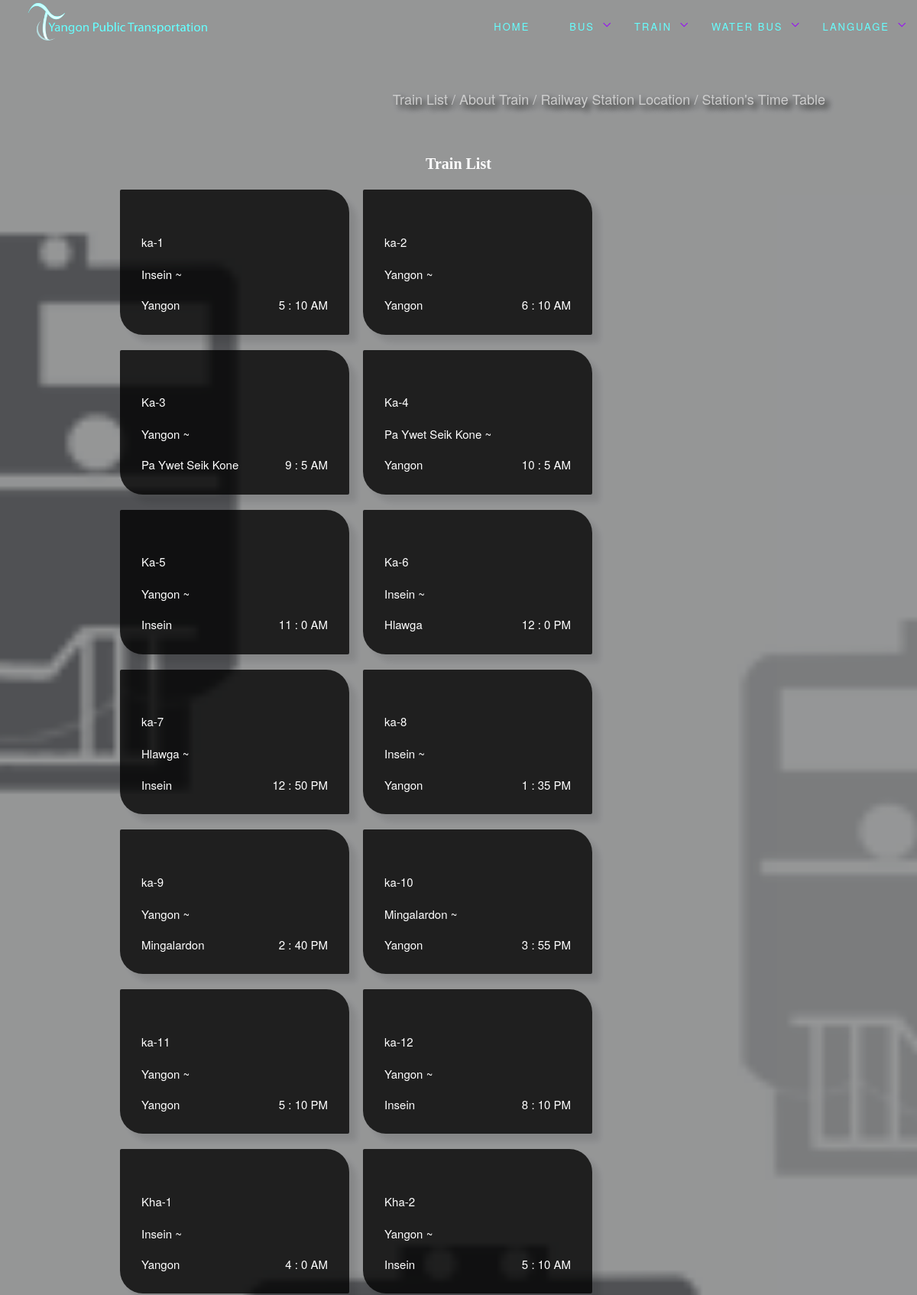
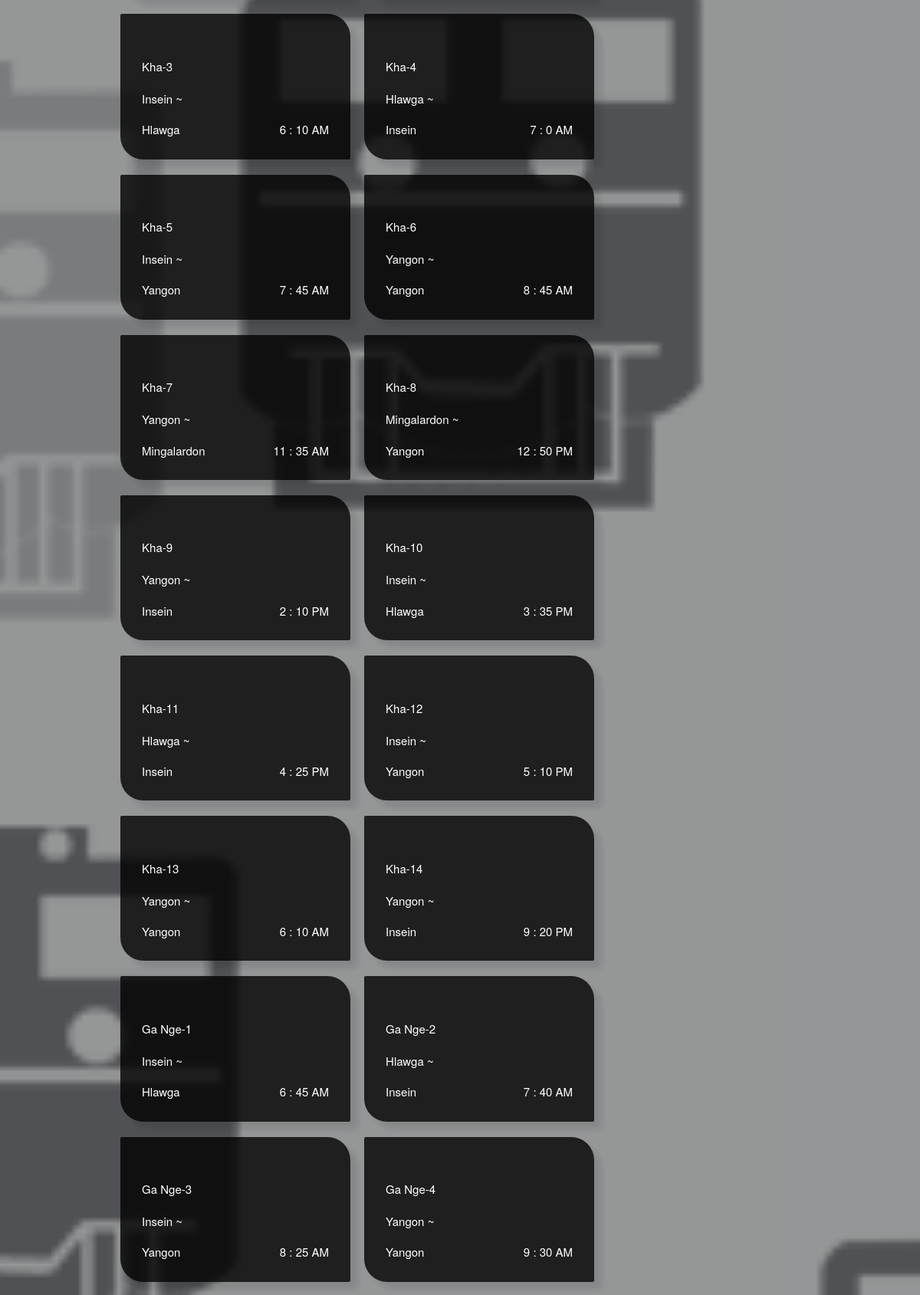
The app's page /pages/train.php (upper part) with its own data (2 pictures, top to bottom).
### tables this page shows
CREATE TABLE `train` (
  `trainid` int(50) NOT NULL,
  `trainno` varchar(50) DEFAULT NULL,
  `trainno_myanmar` varchar(50) NOT NULL,
  `trainroute` varchar(1000) NOT NULL,
  `trainroute_myanmar` varchar(1000) NOT NULL,
  `traintime_hour` int(50) NOT NULL,
  `traintime_minute` int(50) NOT NULL,
  `traintime` enum('AM','PM') NOT NULL
);

### pages/getquerytrain.php (called while the page is built, shortened)
<?php
require_once "DataObject.class.php";
class Train extends DataObject {
  public static function getTrainNo() {
    $conn = parent::connect();
    $sql = "SELECT SQL_CALC_FOUND_ROWS * FROM " . TBL_train ;
    try {
      $conn->query("set character_set_results='utf8'");
      $st = $conn->prepare( $sql );      $st->execute();
      $trainno = array();
      foreach ( $st->fetchAll() as $row ) {
        $trainno[] = new Train( $row );
      }
      return array( $trainno);
    } catch ( PDOException $e ) {
      parent::disconnect( $conn );
      die( "Query failed: " . $e->getMessage() );
    }
  }
  }
  ?>

### pages/train.php (the view, shortened to what this page needs)
<?php
require_once('menu.php');
require_once ("DataObject.class.php");
require_once( "getquerytrain.php" );
list($trainno) = Train::getTrainNo();
?>
<section class="trainListBG">
<div class="mainfirst6">
 <a href="train.php" class="smallcategorylink"><h4 class="smallcategory"  style="margin-top: 10%;">Train List / </a><a href="abouttrain.php" class="smallcategorylink">About Train / </a><a href="railwaystationlocation.php" class="smallcategorylink">Railway Station Location / </a><a href="station_time_table.php" class="smallcategorylink">Station's Time Table </a></h4>
<div class="main-box" style="margin-top: 3%">
       <p class="aboutHeader text-center">Train List</p>
<?php
foreach ( $trainno as $trainno ) {
?>
<a href="traindetail.php?trainid=<?php echo $trainno->getValueEncoded( "trainid" ) ?>">
          <div class="box-style imagebox">
            <div class="textbox">
            <h2></h2>
              <p>Train Number</p><h2><?php echo $trainno->getValueEncoded( "trainno" ) ?><br></h2>
               <?php
      $length= $trainno->getValueEncoded( "trainroute" ) ;
      $array=explode(",", $length);
      $len=count($array);
      echo "<p>From</p>  <span class='span-fontsize'>".$array[0]." ~ <p>to</p> <span class='span-fontsize'> ".$array[$len-1];?>
      <span class='span-fontsize' style="float: right;"><?php echo $trainno->getValueEncoded( "traintime_hour" ) ?> : <?php echo $trainno->getValueEncoded( "traintime_minute" ) ?> <?php echo $trainno->getValueEncoded( "traintime" ) ?>
            </div>
    </div>
    </a>
<?php
}
?>
    </div>
    </div>
</section>
<?php echo DataObject::footer(); ?>

### css/main.css (style rules this page uses)
section.trainListBG { height: auto; background:url(../image/bgtrainicon.png); }
section.trainListBG,section.sec4,section.sec5,section.waterbuslListBG,section.sec6,section.busListBG { position: relative; width: 100%; overflow: hidden; -webkit-background-size: cover; -moz-background-size: cover; -o-background-size: cover; background-size: cover; background-attachment: fixed; background-position: center; background-repeat: no-repeat; }
.mainfirst6 { background: rgba(0, 0, 0, 0.4); z-index: 1; }
.traindetail,.waterbusdetail,.busdetail,.mainfirst6 { position:relative; width: 100%; overflow: hidden; min-height: 100% !important; -webkit-background-size: cover; -moz-background-size: cover; -o-background-size: cover; background-size: cover; background-attachment: fixed; background-position: center; background-repeat: no-repeat; }
.aboutHeader { color: #fff;font-size: 20px;font-family: 'Italic';font-weight: bolder; }
body { background: rgba(0, 0, 0, 0.3); color: #fff; }
.main-box { position: relative; margin: 0 auto; padding: 1em 2em; max-width: 100%; margin: 0 10%;float: left; }
.imagebox { position: relative; float: left; margin: 10px 1%; min-width: 150px; max-width: 300px; max-height: 400px; width: 48%; height: 48%; border-radius: 2px 30px; overflow: hidden; box-shadow:10px 10px 8px rgba(0,0,0,0.1); transition: 0.5s; }
.textbox { padding: 2em; color: #fff; position: relative; top: 0; left: 0; width: 100%; height: 100%; }
.span-fontsize { font-size: 15px; }
.box-style { background: rgba(0, 0, 0, 0.8); }
.box-style h2 { position: relative; overflow: hidden; padding: 5px 0; font-size: 15px; margin: 0; }
.box-style h2::after { position: absolute; bottom: 0; left: 0; width: 100%; height: 2px; background: #90f; content: ''; -webkit-transition: -webkit-transform 0.35s; transition: transform 0.35s; -webkit-transform: translate3d(100%,0,0); transform: translate3d(100%,0,0); }
body { margin:0; padding: 0; background: #545557; transition: 0.5s; }
.smallcategory { margin-right: 10%;float: right;position: relative;text-decoration: none; }
.smallcategorylink { color: #ccc;;text-decoration: none;transition: 0.2s;text-shadow: 5px 5px 8px #000; }

### records on screen
train: trainno "ka-1", trainroute "Insein", trainroute "Yangon", traintime_hour "5", traintime_minute "10", traintime "AM"
train: trainno "ka-2", array "Yangon", len "Yangon", traintime_hour "6", traintime_minute "10", traintime "AM"
train: trainno "Ka-3", trainroute "Yangon", trainroute "Pa Ywet Seik Kone", traintime_hour "9", traintime_minute "5", traintime "AM"
train: trainno "Ka-4", trainroute "Pa Ywet Seik Kone", trainroute "Yangon", traintime_hour "10", traintime_minute "5", traintime "AM"
train: trainno "Ka-5", trainroute "Yangon", trainroute "Insein", traintime_hour "11", traintime_minute "0", traintime "AM"
train: trainno "Ka-6", trainroute "Insein", trainroute "Hlawga", traintime_hour "12", traintime_minute "0", traintime "PM"
train: trainno "ka-7", trainroute "Hlawga", trainroute "Insein", traintime_hour "12", traintime_minute "50", traintime "PM"
train: trainno "ka-8", trainroute "Insein", trainroute "Yangon", traintime_hour "1", traintime_minute "35", traintime "PM"
train: trainno "ka-9", trainroute "Yangon", trainroute "Mingalardon", traintime_hour "2", traintime_minute "40", traintime "PM"
train: trainno "ka-10", trainroute "Mingalardon", trainroute "Yangon", traintime_hour "3", traintime_minute "55", traintime "PM"
train: trainno "ka-11", array "Yangon", len "Yangon", traintime_hour "5", traintime_minute "10", traintime "PM"
train: trainno "ka-12", trainroute "Yangon", trainroute "Insein", traintime_hour "8", traintime_minute "10", traintime "PM"
train: trainno "Kha-1", trainroute "Insein", trainroute "Yangon", traintime_hour "4", traintime_minute "0", traintime "AM"
train: trainno "Kha-2", trainroute "Yangon", trainroute "Insein", traintime_hour "5", traintime_minute "10", traintime "AM"
train: trainno "Kha-3", trainroute "Insein", trainroute "Hlawga", traintime_hour "6", traintime_minute "10", traintime "AM"
train: trainno "Kha-4", trainroute "Hlawga", trainroute "Insein", traintime_hour "7", traintime_minute "0", traintime "AM"
train: trainno "Kha-5", trainroute "Insein", trainroute "Yangon", traintime_hour "7", traintime_minute "45", traintime "AM"
train: trainno "Kha-6", array "Yangon", len "Yangon", traintime_hour "8", traintime_minute "45", traintime "AM"
train: trainno "Kha-7", trainroute "Yangon", trainroute "Mingalardon", traintime_hour "11", traintime_minute "35", traintime "AM"
train: trainno "Kha-8", trainroute "Mingalardon", trainroute "Yangon", traintime_hour "12", traintime_minute "50", traintime "PM"
train: trainno "Kha-9", trainroute "Yangon", trainroute "Insein", traintime_hour "2", traintime_minute "10", traintime "PM"
train: trainno "Kha-10", trainroute "Insein", trainroute "Hlawga", traintime_hour "3", traintime_minute "35", traintime "PM"
train: trainno "Kha-11", trainroute "Hlawga", trainroute "Insein", traintime_hour "4", traintime_minute "25", traintime "PM"
train: trainno "Kha-12", trainroute "Insein", trainroute "Yangon", traintime_hour "5", traintime_minute "10", traintime "PM"
train: trainno "Kha-13", array "Yangon", len "Yangon", traintime_hour "6", traintime_minute "10", traintime "AM"
train: trainno "Kha-14", trainroute "Yangon", trainroute "Insein", traintime_hour "9", traintime_minute "20", traintime "PM"
train: trainno "Ga Nge-1", trainroute "Insein", trainroute "Hlawga", traintime_hour "6", traintime_minute "45", traintime "AM"
train: trainno "Ga Nge-2", trainroute "Hlawga", trainroute "Insein", traintime_hour "7", traintime_minute "40", traintime "AM"
train: trainno "Ga Nge-3", trainroute "Insein", trainroute "Yangon", traintime_hour "8", traintime_minute "25", traintime "AM"
train: trainno "Ga Nge-4", array "Yangon", len "Yangon", traintime_hour "9", traintime_minute "30", traintime "AM"
